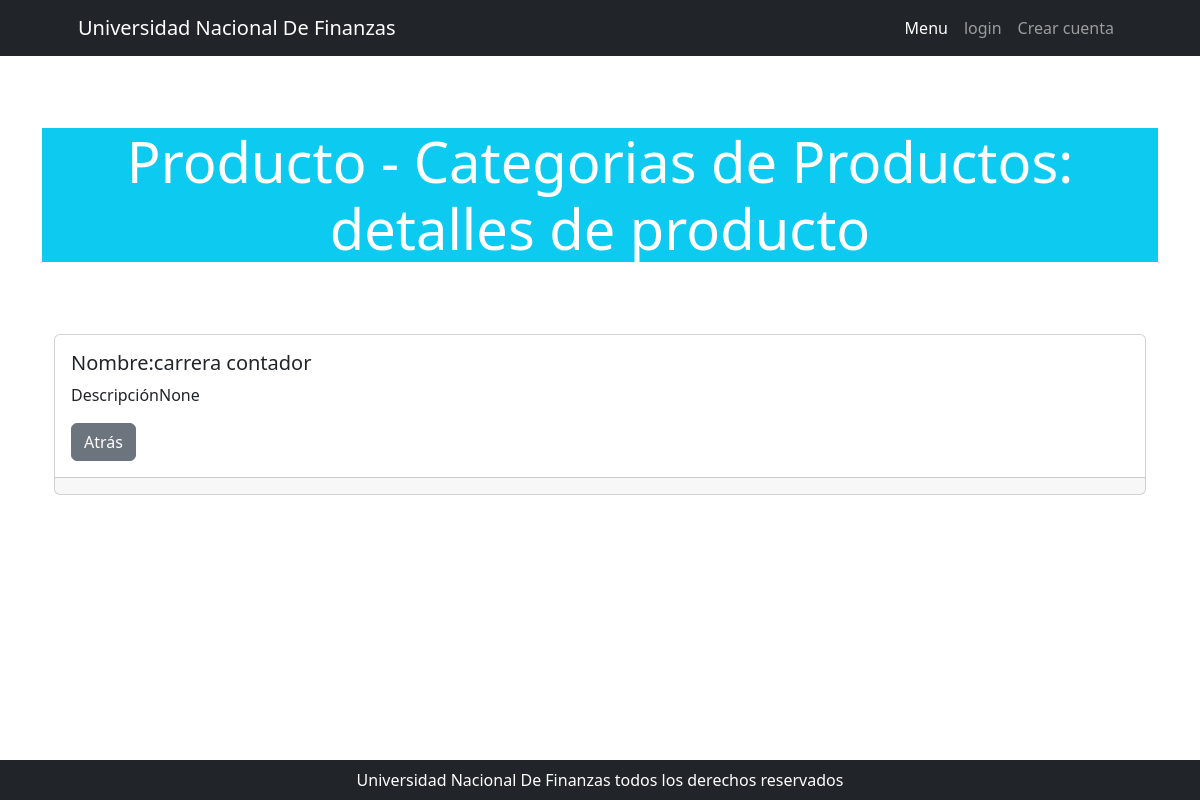
/producto/productocategoria/detail/4, run on an earlier commit of the app's database.
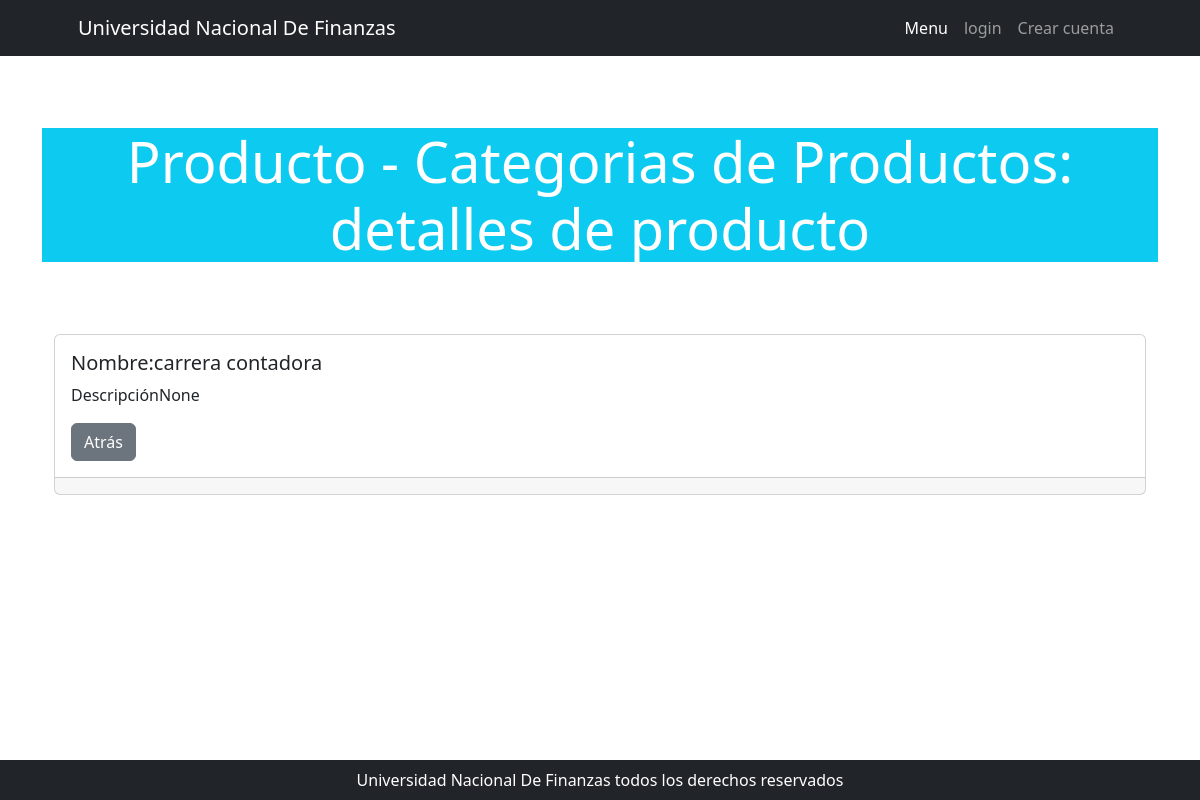
And on a later commit of the database.
### producto/models.py (models this page shows, shortened)
class ProductoCategoria(models.Model):
    nombre = models.CharField(max_length=200, unique=True)
    descripcion = models.CharField(max_length=200, null=True, blank=True)
    class Meta:
        verbose_name = "categoría de producto"
        verbose_name_plural = "categorías de producto"

### producto/views.py (the view)
# urls.py: path("productocategoria/detail/<int:pk>", ProductoCategoriaDetail.as_view(), name="productocategoria_detail"),
class ProductoCategoriaDetail(DetailView):
    model = ProductoCategoria

### producto/templates/producto/productocategoria_detail.html (shortened to what this page needs)
{% extends 'core/base.html' %}
{% block body_title %}
Producto - Categorias de Productos: detalles de producto
{% endblock body_title %}
{% block content %}
<div class="card mb-3">
    <div class="card-body">
      <h5 class="card-title">Nombre:{{ object.nombre }}</h5>
      <p class="card-text">Descripción{{ object.descripcion }}</p>
      <a href="{% url 'producto:productocategoria_list' %}" class="btn btn-secondary">Atrás</a>
    </div>
    <div class="card-footer d-flex justify-content-end">
    </div>
  </div>
{% endblock content %}

What changed in the data, as far as the page shows it:
changed ProductoCategoria "None": nombre "carrera contador" → "carrera contadora"
